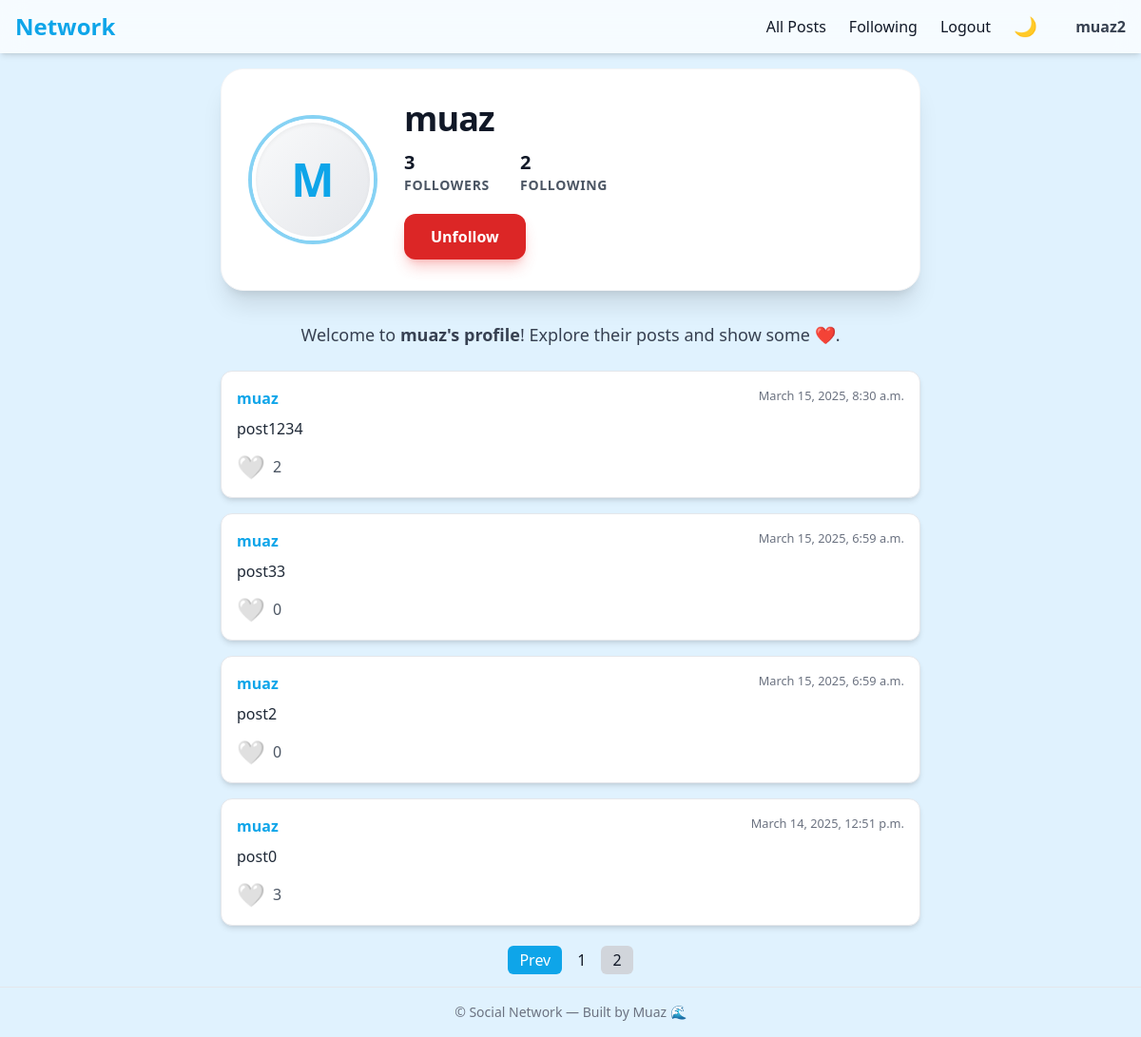
/profile/2/?page=2 (signed in), run on the app's committed database.
### network/models.py (models this page shows)
class User(AbstractUser):
    pass

class Posts(models.Model):
    newpost=models.TextField()
    creator=models.ForeignKey(User, on_delete=models.CASCADE,related_name="Allposts")
    likes = models.IntegerField(default=0)
    liked_by=models.ManyToManyField(User,related_name="likedpost",blank=True)
    timestamp= models.DateTimeField(auto_now_add=True)

### network/views.py (the view)
# urls.py: path('profile/<int:user_id>/', views.profile, name='profile'),
def profile(request, user_id):
    user = User.objects.get(pk=user_id)
    items = Posts.objects.filter(creator=user).order_by('-timestamp')
    paginator=Paginator(items,10)
    page=request.GET.get('page', 1)
    query=paginator.get_page(page)
    allfollower = Follow.objects.filter(following=user)
    allfollowing = Follow.objects.filter(follower=user)
    try:
        checkfollow = Follow.objects.filter(follower=request.user, following=user)
        isfollow = checkfollow.exists()
    except:
        isfollow = False
    return render(request, "network/profile.html", {
        "query": query,
        "profile_user": user,
        "allfollower": allfollower,
        "allfollowing": allfollowing,
        "isfollow": isfollow
    })

### network/templates/network/profile.html (shortened to what this page needs)
{% extends "network/layout.html" %}
{% block body %}
<div class="max-w-3xl mx-auto mb-8 p-8 rounded-3xl bg-white dark:bg-[#111827] shadow-xl border border-gray-100 dark:border-gray-800 transition-shadow duration-500">
    <div class="flex flex-col md:flex-row items-center gap-8">
        <div class="relative w-32 h-32 flex-shrink-0">
            <div class="w-full h-full rounded-full flex items-center justify-center text-5xl font-extrabold text-[#0EA5E9] border-4 border-white dark:border-[#111827] ring-4 ring-[#0EA5E9]/50 dark:ring-[#0EA5E9]/70 bg-gradient-to-br from-gray-50 to-gray-200 dark:from-[#1F2937] dark:to-[#374151] shadow-inner transition-all duration-300">
                {{ profile_user.username|first|upper }}
            </div>
        </div>
        <div class="flex-1 flex flex-col justify-center items-center md:items-start text-center md:text-left">
            <h1 class="text-4xl font-extrabold text-gray-900 dark:text-white tracking-tight mb-2">{{ profile_user.username }}</h1>
            <div class="flex gap-8 text-gray-600 dark:text-gray-400 text-base font-semibold mt-1">
                <div class="flex flex-col items-center md:items-start">
                    <strong class="text-xl text-gray-900 dark:text-white">{{ allfollower.count }}</strong>
                    <span class="text-sm uppercase tracking-wider">Followers</span>
                </div>
                <div class="flex flex-col items-center md:items-start">
                    <strong class="text-xl text-gray-900 dark:text-white">{{ allfollowing.count }}</strong>
                    <span class="text-sm uppercase tracking-wider">Following</span>
                </div>
            </div>
            {% if user.is_authenticated and profile_user != user %}
                <form action="{% if isfollow %}{% url 'unfollow' %}{% else %}{% url 'follow' %}{% endif %}" method="post" class="mt-5">
                    {% if isfollow %}
                        <button type="submit" class="px-7 py-3 bg-red-600 text-white rounded-xl shadow-lg shadow-red-500/30 hover:bg-red-700 font-bold transition-all duration-300 transform hover:scale-105">
                            Unfollow
                        </button>
                    {% else %}
                        <button type="submit" class="px-7 py-3 bg-[#0EA5E9] text-white rounded-xl shadow-lg shadow-[#0EA5E9]/30 hover:bg-[#0284C7] font-bold transition-all duration-300 transform hover:scale-105">
                            Follow
                        </button>
                    {% endif %}
                </form>
            {% endif %}
        </div>
    </div>
</div>
<div class="max-w-3xl mx-auto mb-6 text-center text-gray-700 dark:text-gray-300 text-lg">
    Welcome to <strong>{{ profile_user.username }}'s profile</strong>! Explore their posts and show some ❤️.
</div>
<div class="flex flex-col gap-4 max-w-3xl mx-auto">
    {% if query %}
        {% for i in query %}
        <div class="bg-white dark:bg-[#1E293B] p-4 rounded-xl shadow-md border border-gray-200 dark:border-gray-700 transition-colors duration-300">
            <div class="flex justify-between items-start mb-2">
                <a href="{% url 'profile' i.creator.id %}" class="font-semibold text-[#0EA5E9] hover:underline">{{ i.creator.username }}</a>
                <small class="text-gray-500 dark:text-gray-400">{{ i.timestamp }}</small>
            </div>
            <p class="text-gray-800 dark:text-gray-200 mt-1">{{ i.newpost }}</p>
            <div class="mt-3 flex items-center gap-2">
                <button class="like-button text-2xl focus:outline-none transition-colors duration-200" data-post-id="{{ i.id }}"
                    {% if user in i.liked_by.all %} style="color:red;" {% else %} style="color:white;" {% endif %}>
                    {% if user in i.liked_by.all %} ❤️ {% else %} 🤍 {% endif %}
                </button>
                <span class="text-gray-600 dark:text-gray-400" id="likes-count-{{ i.id }}">{{ i.likes }}</span>
            </div>
        </div>
        {% endfor %}
    {% else %}
        <p class="text-center text-gray-500 dark:text-gray-400">No posts yet. Be the first to share something!</p>
    {% endif %}
</div>
<div class="mt-6 flex justify-center max-w-3xl mx-auto">
    <nav>
        <ul class="flex gap-1">
            {% if query.has_previous %}
                <li><a href="?page={{ query.previous_page_number }}" class="px-3 py-1 rounded-md bg-[#0EA5E9] text-white hover:bg-[#0284C7]">Prev</a></li>
            {% endif %}
            {% for page_num in query.paginator.page_range %}
                {% if query.number == page_num %}
                    <li><span class="px-3 py-1 rounded-md bg-gray-300 dark:bg-gray-600">{{ page_num }}</span></li>
                {% else %}
                    <li><a href="?page={{ page_num }}" class="px-3 py-1 rounded-md hover:bg-gray-200 dark:hover:bg-gray-700">{{ page_num }}</a></li>
                {% endif %}
            {% endfor %}
        </ul>
    </nav>
</div>
{% endblock %}

### network/templates/network/layout.html (shortened to what this page needs)
{% load static %}
<!DOCTYPE html>
<html lang="en" class="scroll-smooth">
  <head>
    <script src="https://cdn.tailwindcss.com"></script>
  </head>
  <body
    class="bg-[#E0F2FE] dark:bg-[#0F172A] min-h-screen flex flex-col text-gray-900 dark:text-gray-100 transition-colors duration-300"
  >
    <nav
      class="bg-white/70 dark:bg-[#1E293B] backdrop-blur-md shadow-md sticky top-0 z-50 transition-colors duration-300"
    >
      <div
        class="max-w-7xl mx-auto px-4 py-3 flex justify-between items-center"
      >
        <a href="{% url 'index' %}" class="text-2xl font-bold text-[#0EA5E9]">Network</a>
        <ul class="hidden md:flex gap-6 items-center font-medium">
          <li><a href="{% url 'index' %}" class="hover:text-[#0EA5E9]">All Posts</a></li>
          {% if user.is_authenticated %}
            <li><a href="{% url 'following' %}" class="hover:text-[#0EA5E9]">Following</a></li>
            <li><a href="{% url 'logout' %}" class="hover:text-[#0EA5E9]">Logout</a></li>
          {% else %}
            <li><a href="{% url 'login' %}" class="hover:text-[#0EA5E9]">Login</a></li>
            <li><a href="{% url 'register' %}" class="hover:text-[#0EA5E9]">Register</a></li>
          {% endif %}
          <li>
            <button
              id="dark-toggle"
              class="text-xl focus:outline-none"
              aria-label="Toggle Dark Mode"
            >🌙</button>
          </li>
          {% if user.is_authenticated %}
          <li class="ml-4 text-gray-700 dark:text-gray-200 font-semibold">
            <a href="{% url 'profile' user.id %}">{{ user.username }}</a>
          </li>
          {% endif %}
        </ul>
      </div>
    </nav>
    <main class="flex-1 max-w-3xl mx-auto w-full p-4">
      {% block body %}{% endblock %}
    </main>
    <footer class="text-center text-sm text-gray-500 py-4 border-t dark:border-gray-700">
      © {{ now.year }} Social Network — Built by Muaz 🌊
    </footer>
  </body>
</html>

### data on the page
User: username "muaz2"
User: username|first "M", username "muaz"
Posts: creator.username "muaz", timestamp "March 15, 2025, 8:30 a.m.", newpost "post1234", likes "2"
Posts: creator.username "muaz", timestamp "March 15, 2025, 6:59 a.m.", newpost "post33", likes "0"
Posts: creator.username "muaz", timestamp "March 15, 2025, 6:59 a.m.", newpost "post2", likes "0"
Posts: creator.username "muaz", timestamp "March 14, 2025, 12:51 p.m.", newpost "post0", likes "3"

### other printed values
{{ allfollower.count }} "3"
{{ allfollowing.count }} "2"
{{ page_num }} "1"
{{ page_num }} "2"
